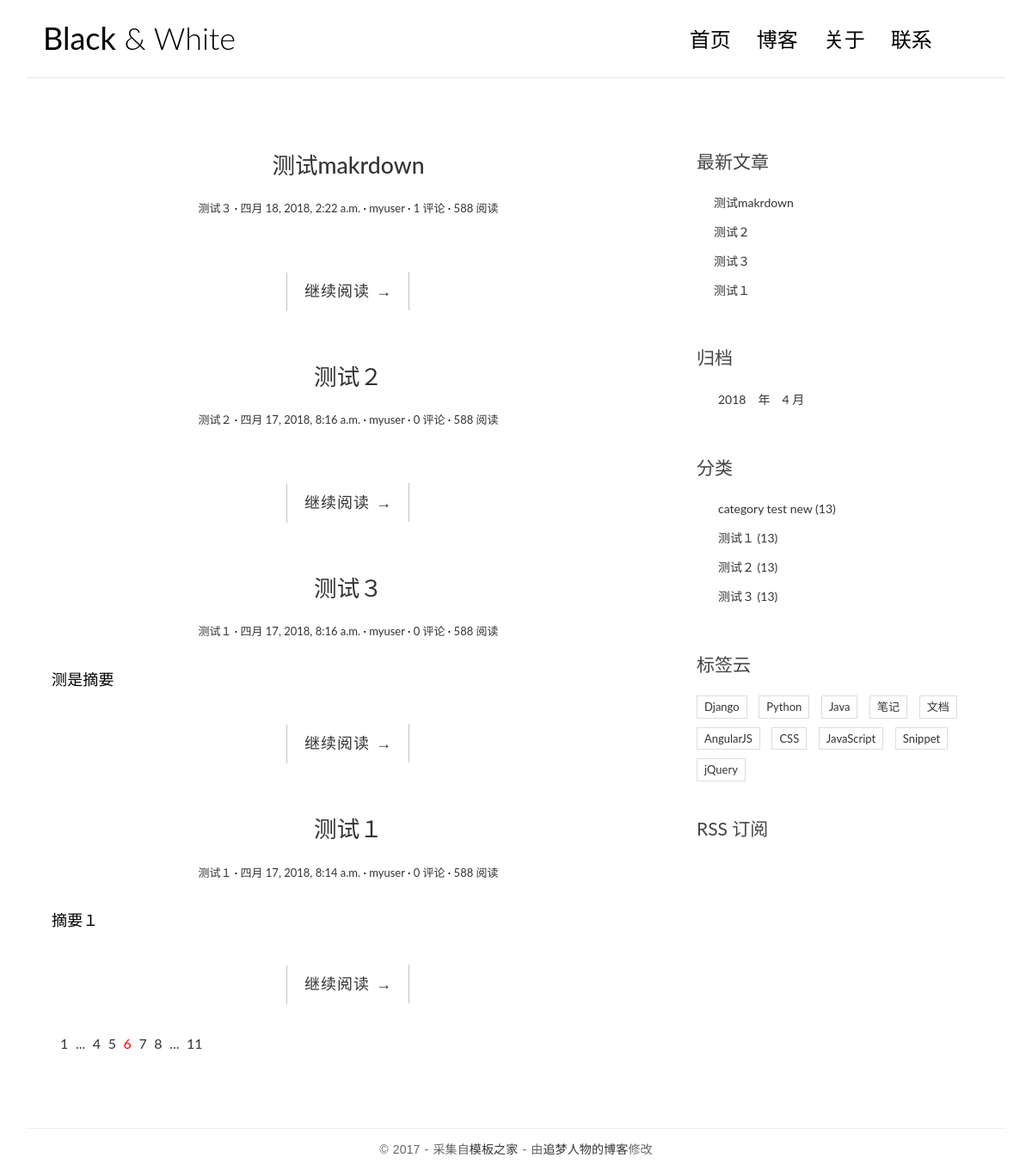
Screenshot of /blog/ with the database file from the repository.
### blog/models.py (models this page shows, shortened)
@python_2_unicode_compatible
class Article(models.Model):
    title = models.CharField(max_length=70)
    body = models.TextField()
    create_time = models.DateTimeField()
    modified_time = models.DateTimeField()
    excerpt = models.CharField(max_length=200, blank=True)
    category = models.ForeignKey(Category, on_delete=models.CASCADE)
    tags = models.ManyToManyField(Tag, blank=True)
    author = models.ForeignKey(User, on_delete=models.CASCADE)
    def get_absolute_url(self):
        return reverse('blog:detail', kwargs={'pk': self.pk})
    class Meta:
        ordering = ['-create_time']

@python_2_unicode_compatible
class Category(models.Model):
    name = models.CharField(max_length=100)
    def __str__(self):
        return self.name

### blog/views.py (the view)
# urls.py: path('', views.index, name="index"),
def index(request):
    article_list = Article.objects.all().order_by("-create_time")
    return render(request, "blog/index.html", context={"article_list": article_list})

### blog/templatetags/blog_tags.py (called while the page is built)
@register.simple_tag
def get_recent_articles(num=5):
    return Article.objects.order_by('-create_time')[:num]

@register.simple_tag
def archives():
    return Article.objects.dates('create_time', 'month', order="DESC")

@register.simple_tag
def get_categories():
    return Category.objects.all()

### templates/blog/index.html
{% extends 'base.html' %}
{% block main%}
    {% for article in article_list %}
        <article class="post post-{{ article.pk }}">
            <header class="entry-header">
                <h1 class="entry-title">
                    <a href="{{ article.get_absolute_url }}">{{ article.title }}</a>
                </h1>
                <div class="entry-meta">
                    <span class="post-category"><a href={% url "blog:category" article.category.pk%}>{{ article.category.name }}</a></span>
                    <span class="post-date"><a href="#"><time class="entry-date"
                                                                      datetime="2012-11-09T23:15:57+00:00">{{ article.create_time }}</time></a></span>
                    <span class="post-author"><a href="#">{{ article.author }}</a></span>
                    <span class="comments-link"><a href="{% url 'comments:article_comment' article.pk%}">{{ article.comment_set.count }} 评论</a></span>
                    <span class="views-count"><a href="#">588 阅读</a></span>
                </div>
            </header>
            <div class="entry-content clearfix">
                <p>{{ article.excerpt }}</p>
                <div class="read-more cl-effect-14">
                    <a href="{{ article.get_absolute_url }}" class="more-link">继续阅读 <span class="meta-nav">→</span></a>
                </div>
            </div>
        </article>
    {% empty %}
        <div class="no-post">暂时还没有发布的文章</div>
    {% endfor %}
                <div class="pagination">
                    <ul>
                        <li><a href="">1</a></li>
                        <li><a href="">...</a></li>
                        <li><a href="">4</a></li>
                        <li><a href="">5</a></li>
                        <li class="current"><a href="">6</a></li>
                        <li><a href="">7</a></li>
                        <li><a href="">8</a></li>
                        <li><a href="">...</a></li>
                        <li><a href="">11</a></li>
                    </ul>
                </div>
{% endblock main %}

### templates/base.html (shortened to what this page needs)
<!DOCTYPE html>
{% load staticfiles %}
{% load blog_tags %}
<html>
<head>
    <link rel="stylesheet" href="http://code.ionicframework.com/ionicons/2.0.1/css/ionicons.min.css">
    <link rel="stylesheet" href="{% static 'blog/css/bootstrap.min.css'%}">
    <link rel="stylesheet" href="{% static 'blog/css/pace.css' %}">
    <link rel="stylesheet" href="{% static "blog/css/custom.css"%}">
    <link rel="stylesheet" href="{% static 'blog/css/highlights/github.css' %}">
</head>
<body>
<div class="container">
    <header id="site-header">
        <div class="row">
            <div class="col-md-4 col-sm-5 col-xs-8">
                <div class="logo">
                    <h1><a href="{% url 'blog:index' %}"><b>Black</b> &amp; White</a></h1>
                </div>
            </div>
            <div class="col-md-8 col-sm-7 col-xs-4">
                <nav class="main-nav" role="navigation">
                    <div class="collapse navbar-collapse" id="bs-example-navbar-collapse-1">
                        <ul class="nav navbar-nav navbar-right">
                            <li class="cl-effect-11"><a href="{% url 'blog:index'%}" data-hover="首页">首页</a></li>
                            <li class="cl-effect-11"><a href="full-width.html" data-hover="博客">博客</a></li>
                            <li class="cl-effect-11"><a href="about.html" data-hover="关于">关于</a></li>
                            <li class="cl-effect-11"><a href="contact.html" data-hover="联系">联系</a></li>
                        </ul>
                    </div>
                </nav>
            </div>
        </div>
    </header>
</div>
<div class="content-body">
    <div class="container">
        <div class="row">
            <main class="col-md-8">
                {% block main %}
                {% endblock main %}
            </main>
            <aside class="col-md-4">
            <div class="widget widget-recent-posts">
                    <h3 class="widget-title">最新文章</h3>
                    {% get_recent_articles as recent_article_list %}
                    <ul>
                        {% for article in recent_article_list %}
                        <li>
                            <a href="{{ article.get_absolute_url }}">{{ article.title }}</a>
                        </li>
                            {% empty %}
                            暂无文章
                        {% endfor %}
                    </ul>
                </div>
                <div class="widget widget-archives">
                    <h3 class="widget-title">归档</h3>
                    {% archives as date_list %}
                    <ul>
                        {% for date in date_list %}
                        <li>
                            <a href="{% url 'blog:archives' date.year date.month %}">{{ date.year }}　年　{{ date.month }} 月</a>
                        </li>
                        {% empty %}
                            暂无归档
                        {% endfor %}
                    </ul>
                </div>
                <div class="widget widget-category">
                    <h3 class="widget-title">分类</h3>
                    {% get_categories as category_list %}
                    <ul>
                        {% for category in category_list %}
                        <li>
                            <a href="{% url "blog:category" category.pk %}">{{ category }} <span class="post-count">(13)</span></a>
                        </li>
                         {% empty %}
                            暂无分类
                        {% endfor %}
                    </ul>
                </div>
                <div class="widget widget-tag-cloud">
                    <h3 class="widget-title">标签云</h3>
                    <ul>
                        <li>
                            <a href="#">Django</a>
                        </li>
                        <li>
                            <a href="#">Python</a>
                        </li>
                        <li>
                            <a href="#">Java</a>
                        </li>
                        <li>
                            <a href="#">笔记</a>
                        </li>
                        <li>
                            <a href="#">文档</a>
                        </li>
                        <li>
                            <a href="#">AngularJS</a>
                        </li>
                        <li>
                            <a href="#">CSS</a>
                        </li>
                        <li>
                            <a href="#">JavaScript</a>
                        </li>
                        <li>
                            <a href="#">Snippet</a>
                        </li>
                        <li>
                            <a href="#">jQuery</a>
                        </li>
                    </ul>
                </div>
                <div class="rss">
                    <a href=""> RSS 订阅</a>
                </div>
            </aside>
        </div>
    </div>
</div>
<footer id="site-footer">
    <div class="container">
        <div class="row">
            <div class="col-md-12">
                <p class="copyright">&copy 2017 - 采集自<a href="http://www.cssmoban.com/"
                                                        target="_blank" title="模板之家">模板之家</a>
                    - 由<a href="http://zmrenwu.com/" title="网页模板" target="_blank">追梦人物的博客</a>修改
                </p>
            </div>
        </div>
    </div>
</footer>
</body>
</html>

### blog/static/blog/css/custom.css (style rules this page uses)
* { outline: none; }
h1, h2, h3, h4, h5, h6 { margin-top: 0; }
b { font-weight: 400; }
a { color: #333; }
body { color: #444; font-family: 'Lato', sans-serif; }
p { font-family: 'Ubuntu', sans-serif; font-weight: 400; word-spacing: 1px; letter-spacing: 0.01em; }
#site-header { background-color: #FFF; padding: 25px 20px; margin-bottom: 40px; border-bottom: 1px solid #e7e7e7; }
.logo h1 a { color: #000; }
.logo h1 { margin: 0; font-family: 'Lato', sans-serif; font-weight: 300; }
.main-nav { margin-top: 11px; max-width: 95%; }
.main-nav a { color: #000000 !important; padding: 0 0 5px 0 !important; margin-right: 30px; font-family: 'Lato', sans-serif; font-weight: 300; font-size: 24px; }
.cl-effect-11 a { padding: 10px 0; color: #0972b4; text-shadow: none; }
.cl-effect-11 a::before { position: absolute; top: 0; left: 0; overflow: hidden; padding: 0 0 5px 0 !important; max-width: 0; border-bottom: 1px solid #000; color: #000; content: attr(data-hover); white-space: nowrap; -webkit-transition: max-width 0.5s; -moz-transition: max-width 0.5s; transition: max-width 0.5s; }
.content-body { padding-bottom: 4em; }
.post { background: #fff; padding: 30px 30px 0; }
.entry-title { text-align: center; font-size: 1.9em; margin-bottom: 20px; line-height: 1.6; padding: 10px 20px 0; }
.entry-meta { text-align: center; color: #DDDDDD; font-size: 13px; margin-bottom: 30px; }
.entry-content { font-size: 18px; line-height: 1.9; font-weight: 300; color: #000; }
.post-category::after, .post-date::after, .post-author::after, .comments-link::after { content: ' ·'; color: #000; }
.read-more { font-family: 'Ubuntu', sans-serif; font-weight: 400; word-spacing: 1px; letter-spacing: 0.01em; text-align: center; margin-top: 20px; }
.cl-effect-14 a { padding: 0 20px; height: 45px; line-height: 45px; position: relative; display: inline-block; margin: 15px 25px; letter-spacing: 1px; font-weight: 400; text-shadow: 0 0 1px rgba(255, 255, 255, 0.3); }
.cl-effect-14 a::before, .cl-effect-14 a::after { position: absolute; width: 45px; height: 1px; background: #C3C3C3; content: ''; -webkit-transition: all 0.3s; -moz-transition: all 0.3s; transition: all 0.3s; pointer-events: none; }
.cl-effect-14 a::before { top: 0; left: 0; -webkit-transform: rotate(90deg); -moz-transform: rotate(90deg); transform: rotate(90deg); -webkit-transform-origin: 0 0; -moz-transform-origin: 0 0; transform-origin: 0 0; }
.cl-effect-14 a::after { right: 0; bottom: 0; -webkit-transform: rotate(90deg); -moz-transform: rotate(90deg); transform: rotate(90deg); -webkit-transform-origin: 100% 0; -moz-transform-origin: 100% 0; transform-origin: 100% 0; }
.widget { background: #fff; padding: 30px 0 0; }
.widget-title { font-size: 1.5em; margin-bottom: 20px; line-height: 1.6; padding: 10px 0 0; font-weight: 400; }
.widget-recent-posts ul { padding: 0; margin: 0; padding-left: 20px; }
.widget-recent-posts ul li { list-style-type: none; position: relative; line-height: 170%; margin-bottom: 10px; }
.widget-recent-posts ul li::before { content: '\f3d3'; font-family: "Ionicons"; position: absolute; left: -17px; top: 3px; font-size: 16px; color: #000; }
.widget-archives ul { padding: 0; margin: 0; padding-left: 25px; }
.widget-archives ul li { list-style-type: none; position: relative; line-height: 170%; margin-bottom: 10px; }
.widget-archives ul li::before { content: '\f3f3'; font-family: "Ionicons"; position: absolute; left: -25px; top: 1px; font-size: 16px; color: #000; }
.widget-category ul { padding: 0; margin: 0; padding-left: 25px; }
.widget-category ul li { list-style-type: none; position: relative; line-height: 170%; margin-bottom: 10px; }
.widget-category ul li::before { content: '\f3fe'; font-family: "Ionicons"; position: absolute; left: -25px; top: 1px; font-size: 18px; color: #000; }
.widget-tag-cloud ul { padding: 0; margin: 0; margin-right: -10px; }
.widget-tag-cloud ul li { list-style-type: none; font-size: 13px; display: inline-block; margin-right: 10px; margin-bottom: 10px; padding: 3px 8px; border: 1px solid #ddd; }
.rss { font-size: 21px; margin-top: 30px; }
.rss a { color: #444; }
#site-footer { padding-top: 10px; padding: 0 0 1.5em 0; }
.copyright { text-align: center; padding-top: 1em; margin: 0; border-top: 1px solid #eee; color: #666; }
.pagination ul { list-style: none; }
.pagination ul li { display: inline-block; font-size: 16px; margin-right: 5px; }
.current a { color: red; }

### rows the page displays
Article: title "测试makrdown", category.name "测试３", create_time "四月 18, 2018, 2:22 a.m.", author "myuser", comment_set.count "1"
Article: title "测试２", category.name "测试２", create_time "四月 17, 2018, 8:16 a.m.", author "myuser", comment_set.count "0"
Article: title "测试３", category.name "测试１", create_time "四月 17, 2018, 8:16 a.m.", author "myuser", comment_set.count "0", excerpt "测是摘要"
Article: title "测试１", category.name "测试１", create_time "四月 17, 2018, 8:14 a.m.", author "myuser", comment_set.count "0", excerpt "摘要１"
Category: name "category test new"
Category: name "测试１"
Category: name "测试２"
Category: name "测试３"

### other values shown
{{ date.year }} "2018"
{{ date.month }} "4"
